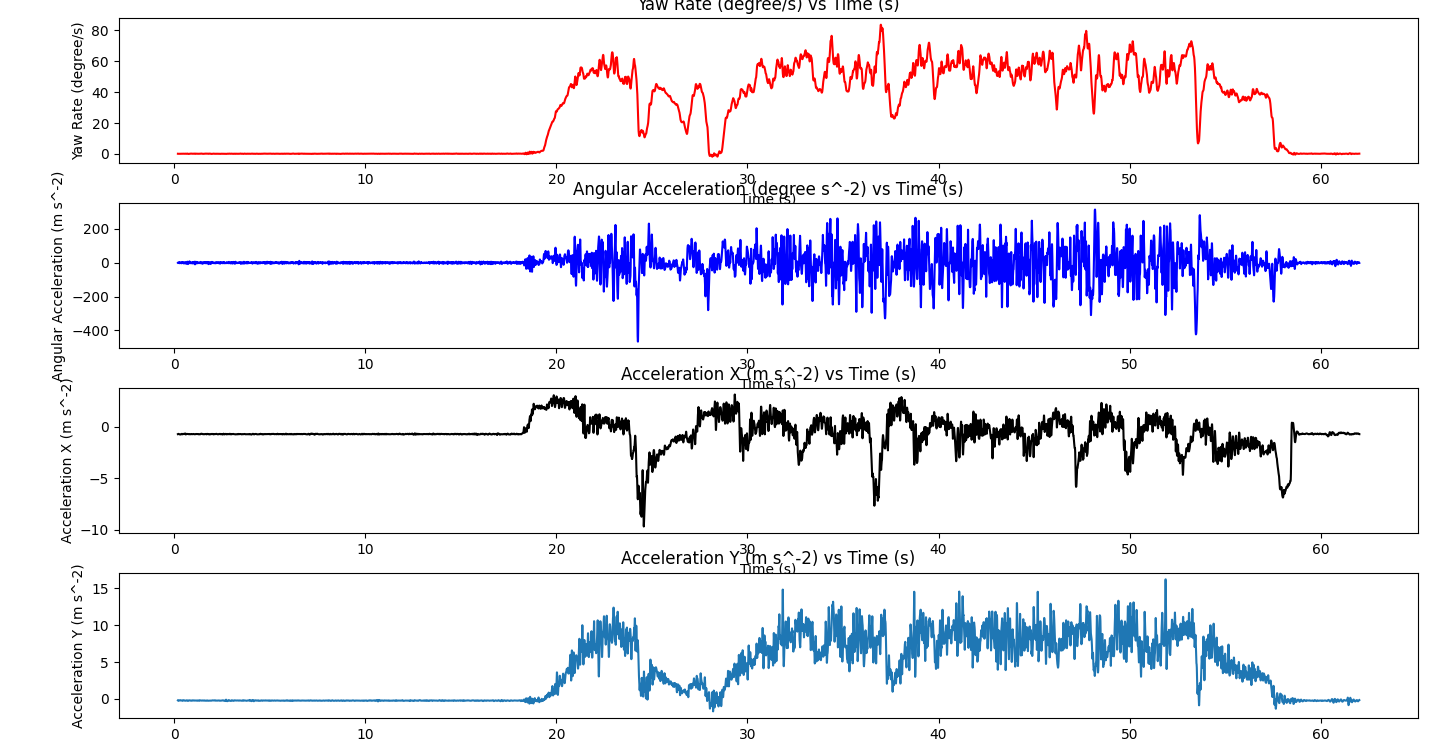

The Python source for this figure:
import numpy as np
import matplotlib.pyplot as plt
import pandas as pd

data = pd.read_csv(r"/Users/harshit/Desktop/RacingTeam/IITB_Racing_Elec_Trainees/Group 3/Harshit Sahu/Communications & Data Acquisition/CCD_file.csv")
data = pd.DataFrame(data)
data = data.dropna(how='all')

quant_yaw_rate = 0.005 #degree/s/digit
quant_yaw_ang_acc = 0.125 #degree/s^2/digit
quant_acc_X = 0.0001274 #g/digit
quant_acc_Y = 0.0001274 #g/digit
offset = 32768

data_112 = data[data['ID'] == 112].astype({'Data 0': int, 'Data 1': int, 'Data 2': int, 'Data 3': int, 'Data 4': int, 'Data 5': int, 'Data 6': int, 'Data 7': int})
data_128 = data[data['ID'] == 128].astype({'Data 0': int, 'Data 1': int, 'Data 2': int, 'Data 3': int, 'Data 4': int, 'Data 5': int, 'Data 6': int, 'Data 7': int})

a = np.ones(data_112['Data 1'].shape, dtype = int)*8

yaw_rate = np.array((((data_112['Data 1'] << a) | data_112['Data 0']) - 32768)*quant_yaw_rate)
yaw_acc_y = np.array((((data_112['Data 5'] << a) | data_112['Data 4']) - 32768)*quant_acc_Y*9.81)
yaw_ang_acc = np.array((((data_128['Data 1'] << a) | data_128['Data 0']) - 32768)*quant_yaw_ang_acc)
yaw_acc_x = np.array((((data_128['Data 5'] << a) | data_128['Data 4']) - 32768)*quant_acc_X*9.81)

fig,ax = plt.subplots(4,1,figsize=(10,15))

plt.subplot(4,1,1)
ax[0].plot(data_112['Time'][1:], yaw_rate[1:], color = 'r')
ax[0].set_title('Yaw Rate (degree/s) vs Time (s)')
ax[0].set_xlabel('Time (s)')
ax[0].set_ylabel('Yaw Rate (degree/s)')

plt.subplot(4,1,2)
ax[1].plot(data_112['Time'][1:], yaw_ang_acc[1:], color = 'b')
ax[1].set_title('Angular Acceleration (degree s^-2) vs Time (s)')
ax[1].set_xlabel('Time (s)')
ax[1].set_ylabel('Angular Acceleration (m s^-2)')

plt.subplot(4,1,3)
ax[2].plot(data_112['Time'][1:], yaw_acc_x[1:], color = 'black')
ax[2].set_title('Acceleration X (m s^-2) vs Time (s)')
ax[2].set_xlabel('Time (s)')
ax[2].set_ylabel('Acceleration X (m s^-2)')

plt.subplot(4,1,4)
ax[3].plot(data_128['Time'][1:], yaw_acc_y[1:])
ax[3].set_title('Acceleration Y (m s^-2) vs Time (s)')
ax[3].set_xlabel('Time (s)')
ax[3].set_ylabel('Acceleration Y (m s^-2)')

plt.tight_layout()
plt.show()
